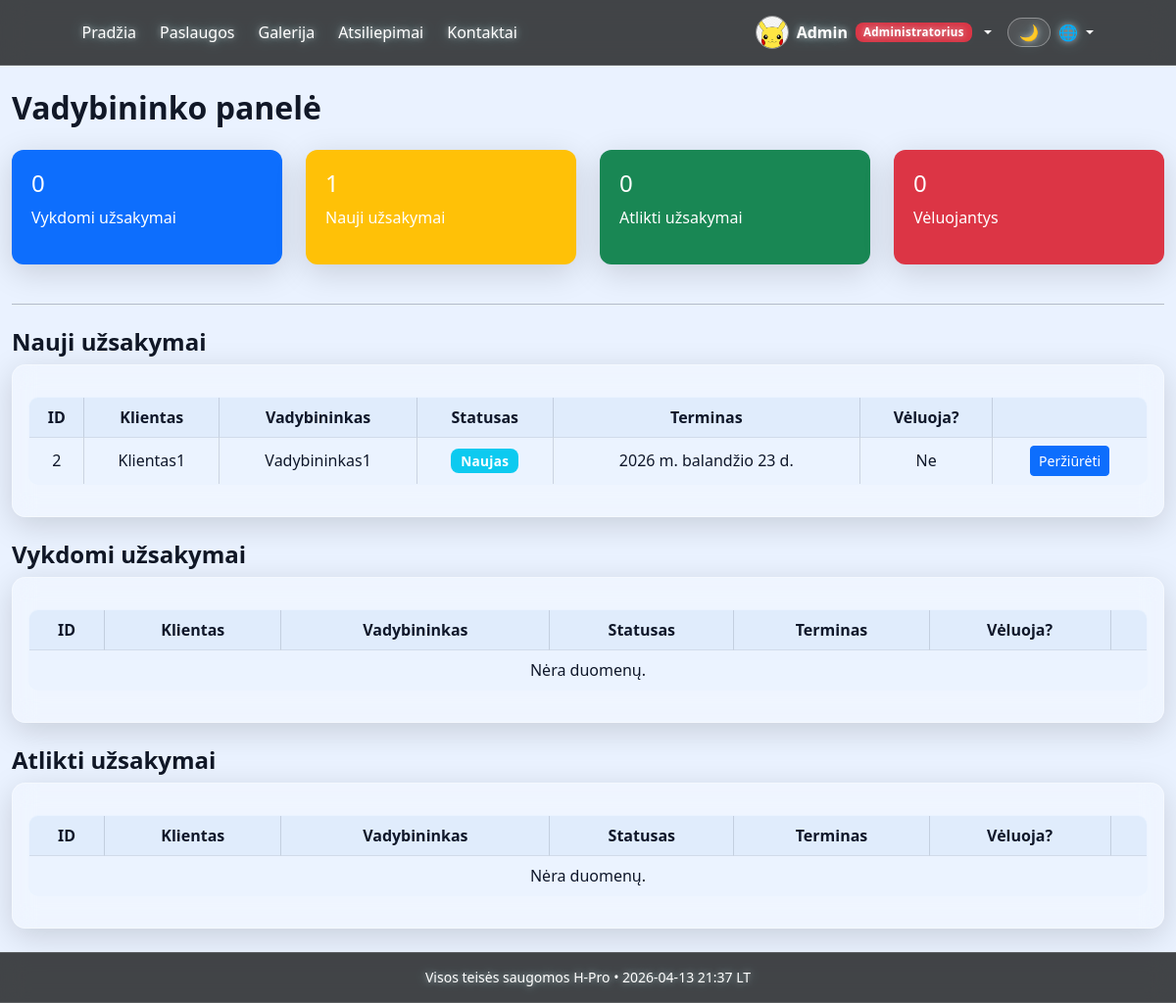
Page /orders/manager/ (signed in) on the earlier database version.
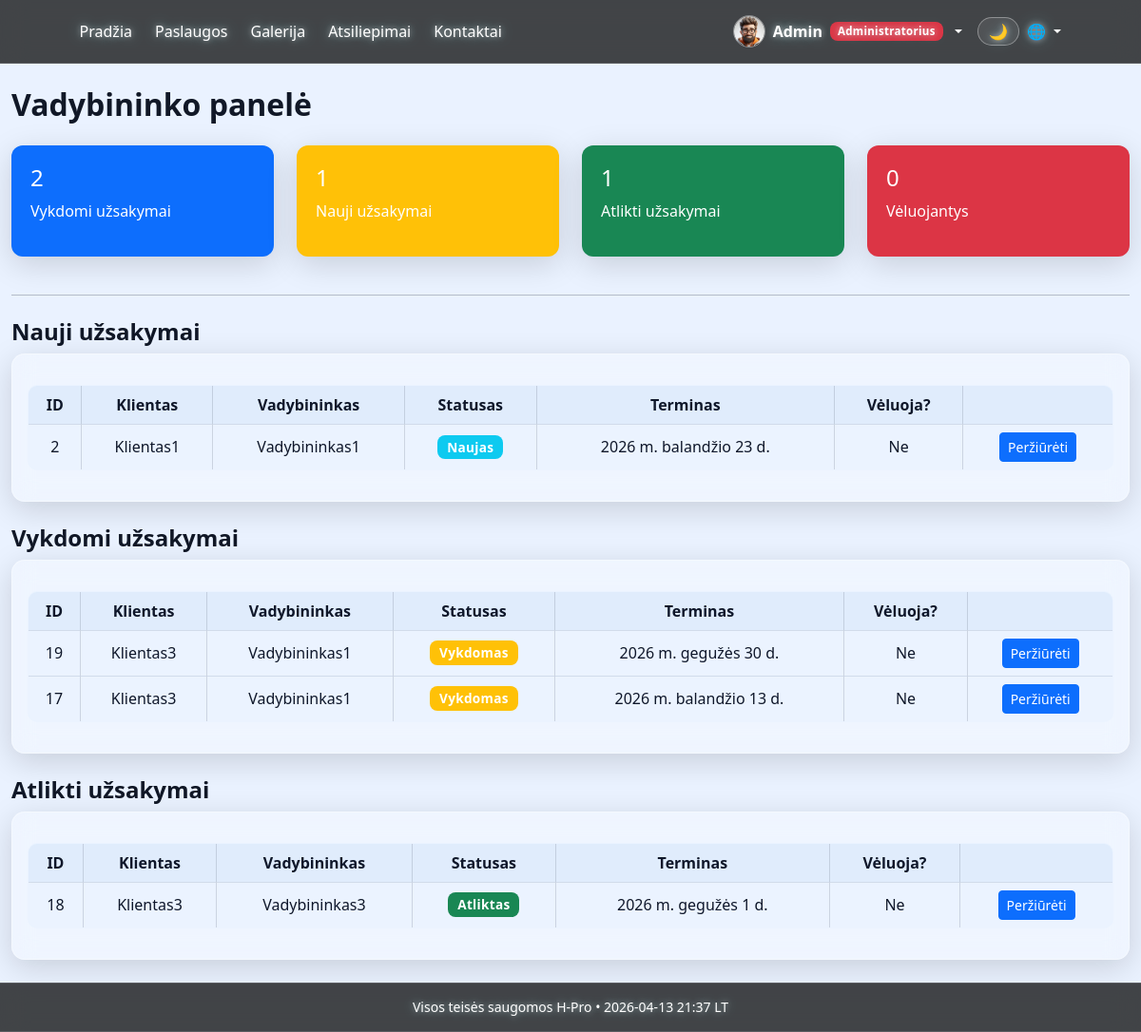
Same page on the later database version.
### orders/models.py (models this page shows, shortened)
class Order(models.Model):
    STATUS_CHOICES = [
        ('new', _('Naujas')),
        ('in_progress', _('Vykdomas')),
        ('done', _('Atliktas')),
        ('cancelled', _('Atšauktas')),
    ]
    client = models.ForeignKey(User, on_delete=models.CASCADE, related_name='client_orders')
    manager = models.ForeignKey(User, on_delete=models.SET_NULL, null=True, blank=True, related_name='managed_orders')
    created_at = models.DateTimeField(auto_now_add=True)
    deadline = models.DateField(null=True, blank=True)
    status = models.CharField(max_length=20, choices=STATUS_CHOICES, default='new')
    manager_comment = models.TextField(blank=True)
    pdf_file = models.FileField(upload_to='invoices/', null=True, blank=True)
    is_deleted = models.BooleanField(default=False)
    deleted_at = models.DateTimeField(null=True, blank=True)
    class Meta:
        ordering = ['-created_at']
        verbose_name = _("Užsakymas")
        verbose_name_plural = _("Užsakymai")
    @property
    def is_overdue(self):
        if self.deadline and self.status != 'done':
            return timezone.now().date() > self.deadline
        return False

### main/models.py (models this page shows, shortened)
class Profile(models.Model):
    ROLE_CHOICES = [
        ('client', _('Klientas')),
        ('manager', _('Vadybininkas')),
        ('admin', _('Administratorius')),
        ('staff', _('Darbuotojas')),
    ]
    user = models.OneToOneField(User, on_delete=models.CASCADE, related_name='profile')
    avatar = models.ImageField(upload_to='avatars/', blank=True, null=True)
    bio = models.TextField(blank=True)
    phone = models.CharField(max_length=30, blank=True)
    city = models.CharField(max_length=100, blank=True)
    address = models.CharField(max_length=255, blank=True)
    role = models.CharField(max_length=20, choices=ROLE_CHOICES, default='client')
    is_legal_entity = models.BooleanField(default=False)
    company_name = models.CharField(max_length=255, blank=True)
    company_code = models.CharField(max_length=30, blank=True)
    company_vat_code = models.CharField(max_length=30, blank=True)
    company_address = models.CharField(max_length=255, blank=True)

### orders/views.py (the view, shortened to what this page needs)
# urls.py: path('manager/', views.manager_dashboard, name='manager_dashboard'),
@login_required
def manager_dashboard(request):
    if request.user.profile.role not in ['manager', 'admin']:
        raise PermissionDenied(_("Neturite teisės pasiekti šio puslapio."))
    user = request.user
    if user.profile.role == 'admin':
        active_orders = Order.objects.filter(status='in_progress', is_deleted=False)
        new_orders = Order.objects.filter(status='new', is_deleted=False)
        done_orders = Order.objects.filter(status='done', is_deleted=False)
        overdue_orders = [o for o in active_orders if o.is_overdue]
    context = {
        'active_orders': active_orders,
        'new_orders': new_orders,
        'done_orders': done_orders,
        'overdue_orders': overdue_orders,
        'stats': {
            'active': active_orders.count(),
            'new': new_orders.count(),
            'done': done_orders.count(),
            'overdue': len(overdue_orders),
        }
    }
    return render(request, 'orders/manager_dashboard.html', context)

### main/context_processors.py (called while the page is built)
def company_info(request):
    return {
        'company_info': settings.COMPANY_INFO,
    }

### main/templatetags/role_badges.py (called while the page is built)
@register.simple_tag
def get_or_create_profile(user):
    if not user or not getattr(user, 'is_authenticated', False):
        return None
    profile, _ = Profile.objects.get_or_create(user=user)
    if user.is_superuser:
        if profile.role != 'admin':
            profile.role = 'admin'
            profile.save(update_fields=['role'])
    elif user.is_staff:
        if profile.role != 'staff':
            profile.role = 'staff'
            profile.save(update_fields=['role'])
    return profile

@register.simple_tag
def role_badge(role):
    colors = {
        'client': 'success',
        'manager': 'primary',
        'admin': 'danger',
        'staff': 'warning',
    }
    labels = {
        'client': _('Klientas'),
        'manager': _('Vadybininkas'),
        'admin': _('Administratorius'),
        'staff': _('Darbuotojas'),
    }
    color = colors.get(role, 'secondary')
    label = labels.get(role, role)
    return mark_safe(f'<span class="badge bg-{color}">{label}</span>')

### orders/templates/orders/manager_dashboard.html
{% extends 'main/base.html' %}
{% load static %}
{% load role_badges %}
{% load status_badges %}
{% load i18n %}
{% block content %}
<div class="container orders-wide-container mt-4">
    <h2 class="fw-bold">{% trans "Vadybininko panelė" %}</h2>
    <div class="row mt-4">
        <div class="col-md-3">
            <div class="dashboard-card bg-primary mb-3">
                <div class="card-body">
                    <h4>{{ stats.active }}</h4>
                    <p>{% trans "Vykdomi užsakymai" %}</p>
                </div>
            </div>
        </div>
        <div class="col-md-3">
            <div class="dashboard-card bg-warning mb-3">
                <div class="card-body">
                    <h4>{{ stats.new }}</h4>
                    <p>{% trans "Nauji užsakymai" %}</p>
                </div>
            </div>
        </div>
        <div class="col-md-3">
            <div class="dashboard-card bg-success mb-3">
                <div class="card-body">
                    <h4>{{ stats.done }}</h4>
                    <p>{% trans "Atlikti užsakymai" %}</p>
                </div>
            </div>
        </div>
        <div class="col-md-3">
            <div class="dashboard-card bg-danger mb-3">
                <div class="card-body">
                    <h4>{{ stats.overdue }}</h4>
                    <p>{% trans "Vėluojantys" %}</p>
                </div>
            </div>
        </div>
    </div>
    <hr class="my-4">
    <h4 class="fw-semibold">{% trans "Nauji užsakymai" %}</h4>
    <div class="glass-card p-3 mb-4">
        {% include 'orders/partials/order_table.html' with orders=new_orders show_manager=True %}
    </div>
    <h4 class="fw-semibold mt-4">{% trans "Vykdomi užsakymai" %}</h4>
    <div class="glass-card p-3 mb-4">
        {% include 'orders/partials/order_table.html' with orders=active_orders show_manager=True %}
    </div>
    <h4 class="fw-semibold mt-4">{% trans "Atlikti užsakymai" %}</h4>
    <div class="glass-card p-3 mb-4">
        {% include 'orders/partials/order_table.html' with orders=done_orders show_manager=True %}
    </div>
</div>
{% endblock %}

### main/templates/main/navbar.html (shortened to what this page needs)
{% load static %}
{% load role_badges %}
{% load i18n %}
<nav class="navbar navbar-expand-lg navbar-dark bg-dark bg-opacity-75 backdrop-blur">
    <div class="container-fluid">
        <div class="collapse navbar-collapse" id="mainNav">
            <ul class="navbar-nav me-auto align-items-lg-center gap-lg-2">
                <li class="nav-item"><a class="nav-link" href="{% url 'home' %}">{% trans "Pradžia" %}</a></li>
                <li class="nav-item"><a class="nav-link" href="{% url 'services_home' %}">{% trans "Paslaugos" %}</a></li>
                <li class="nav-item"><a class="nav-link" href="{% url 'gallery_home' %}">{% trans "Galerija" %}</a></li>
                <li class="nav-item"><a class="nav-link" href="{% url 'reviews_list' %}">{% trans "Atsiliepimai" %}</a></li>
                <li class="nav-item"><a class="nav-link" href="{% url 'contact' %}">{% trans "Kontaktai" %}</a></li>
            </ul>
            <ul class="navbar-nav ms-auto align-items-lg-center">
                {% if user.is_authenticated %}
                    {% get_or_create_profile user as nav_profile %}
                    <li class="nav-item dropdown user-menu">
                        <a class="nav-link dropdown-toggle d-flex align-items-center gap-2 py-2" href="#" role="button" data-bs-toggle="dropdown" aria-expanded="false">
                            {% if nav_profile and nav_profile.avatar and nav_profile.avatar.url %}
                                <img src="{{ nav_profile.avatar.url }}" alt="{{ user.username }}" class="nav-avatar">
                            {% else %}
                                <img src="{% static 'main/img/default-avatar.png' %}" alt="{{ user.username }}" class="nav-avatar">
                            {% endif %}
                            <span class="fw-semibold">{{ user.username }}</span>
                            {% if nav_profile %}
                                {% role_badge nav_profile.role %}
                            {% endif %}
                        </a>
                    </li>
                    {% else %}
                    <li class="nav-item">
                        <a href="{% url 'login' %}" class="btn btn-outline-light">{% trans "Prisijungti" %}</a>
                    </li>
                {% endif %}
                <li class="nav-item ms-lg-2">
                    <button id="themeToggle" type="button" class="btn nav-theme-toggle" aria-label="{% trans 'Dienos / nakties režimas' %}" title="{% trans 'Dienos / nakties režimas' %}">🌙</button>
                </li>
                <li class="nav-item dropdown">
                    <a class="nav-link dropdown-toggle" href="#" role="button" data-bs-toggle="dropdown" aria-expanded="false" style="cursor: pointer;">
                        🌐
                    </a>
                </li>
            </ul>
        </div>
    </div>
</nav>

### orders/templates/orders/partials/order_table.html
{% load i18n %}
{% load status_badges %}
<table class="table table-bordered mt-3 orders-staff-table">
    <thead>
        <tr>
            <th>ID</th>
            <th>{% trans "Klientas" %}</th>
            {% if show_manager %}
            <th>{% trans "Vadybininkas" %}</th>
            {% endif %}
            <th>{% trans "Statusas" %}</th>
            <th>{% trans "Terminas" %}</th>
            <th>{% trans "Vėluoja?" %}</th>
            <th></th>
        </tr>
    </thead>
    <tbody>
        {% for order in orders %}
        <tr>
            <td>{{ order.id }}</td>
            <td>{{ order.client.username }}</td>
            {% if show_manager %}
            <td>{{ order.manager.username|default:"-" }}</td>
            {% endif %}
            <td>{% status_badge order.status %}</td>
            <td>{{ order.deadline|default:"-" }}</td>
            <td>
                {% if order.is_overdue %}
                    <span class="text-danger">{% trans "Taip" %}</span>
                {% else %}
                    {% trans "Ne" %}
                {% endif %}
            </td>
            <td>
                <a href="{% url 'order_detail' order.id %}" class="btn btn-sm btn-primary">{% trans "Peržiūrėti" %}</a>
            </td>
        </tr>
        {% empty %}
        <tr>
            <td colspan="{% if show_manager %}7{% else %}6{% endif %}" class="text-center">{% trans "Nėra duomenų." %}</td>
        </tr>
        {% endfor %}
    </tbody>
</table>

Differences in the rows shown:
changed Profile "Administratorius": avatar: picture added
added Order: id "19", client.username "Klientas3", manager.username "Vadybininkas1", status "Vykdomas", deadline "2026 m. gegužės 30 d."
added Order: id "17", client.username "Klientas3", manager.username "Vadybininkas1", status "Vykdomas", deadline "2026 m. balandžio 13 d."
added Order: id "18", client.username "Klientas3", manager.username "Vadybininkas3", status "Atliktas", deadline "2026 m. gegužės 1 d."
Other differences:
{{ stats.active }}: "0" → "2"
{{ stats.done }}: "0" → "1"
text no longer shown: "Nėra duomenų. Nėra duomenų."
